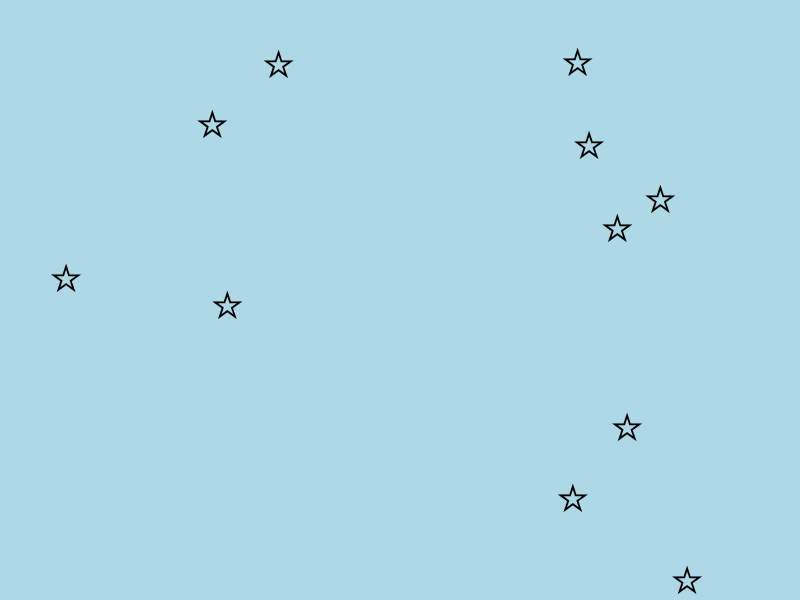
Frame 1 (no input)
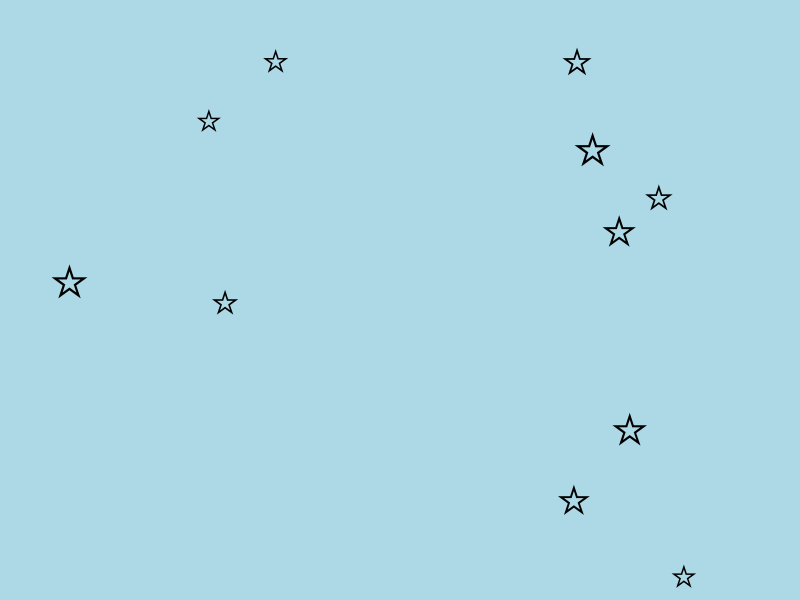
Frame 60 (no input)
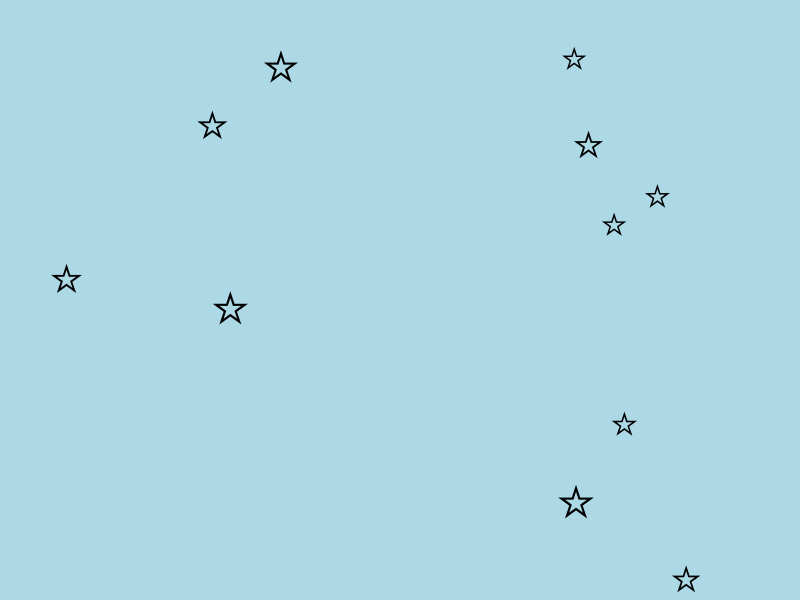
Frame 120 (the mouse pressed at the canvas centre since frame 60)

The p5.js sketch that drew these frames (run headless with seeded random() and noise() and a simulated clock; from frame 60 on, the mouse is pressed at the canvas centre):

// p5.js sketch
// ── sketch.js

let stars = [];
let starPosition = [];
let starSize = 50;

function setup() {
  createCanvas(800, 600);
  background("lightblue");
  for (i = 0; i <= 10; i++){
    
    stars[i] = createStar();
    }
  console.log(stars);
  // Print object in console.
}

function draw() {
  background("lightblue");
   for (i = 0; i <= 10; i++){
    drawStar(stars[i]);
        stars[i].size = Math.sin(i+millis() * 0.008) * 10 + 50;

    }
  // updateStar();
  }

  // function updateStar(){
  //   for (let star of starPosition){
  //     starPosition.Size += 1;
  //   }
  // }
  

  




function createStar(){
  let star = {
    x: random(0, 800),
    y: random(0, 600),
    size: 50,
    emoji: '⭐',
  };
  return star;
}

function drawStar(star){
  textSize(star.size)
  text(star.emoji, star.x, star.y, star.size, star.size);
  // starPosition.push([star.x, star.y, star.size]);
}
